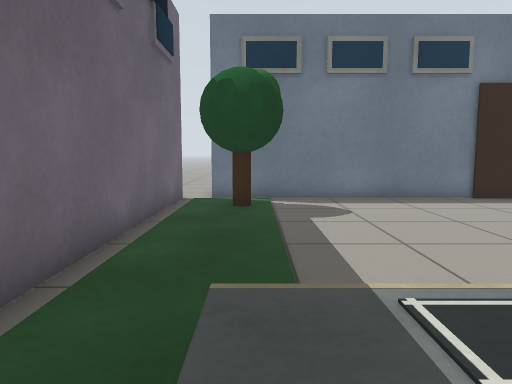
View 1 (above)

15 first-person views from a walk through a robot-simulator world made for Gazebo. The camera is 0.72 m above the floor, tilts 6° down and sees 70° across. The floor is counted in squares, 0.5 m on a side. Each view is taken from the middle of a square. On the plan, view 1 faces up. The plan holds only what a view shows up to about 16 squares ahead; the rest is blank.

View 2
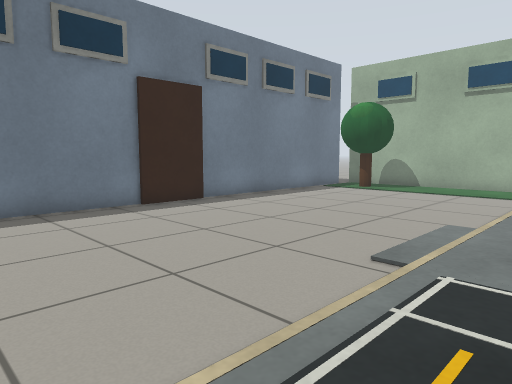

View 3
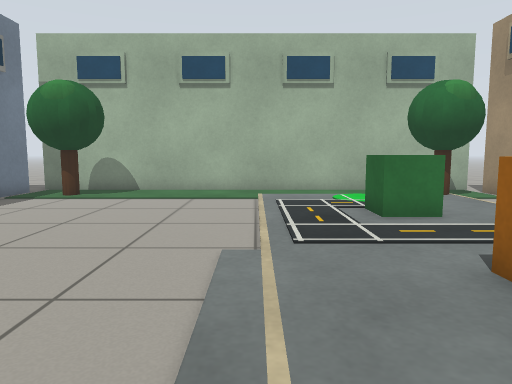

View 4
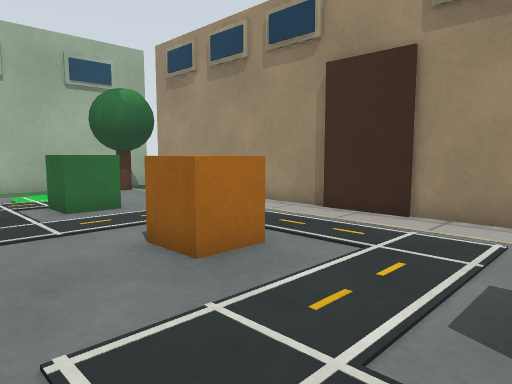

View 5
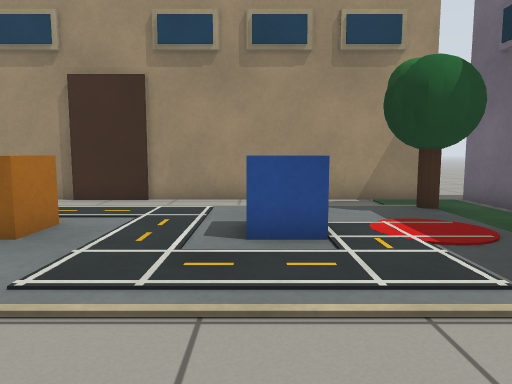

View 6
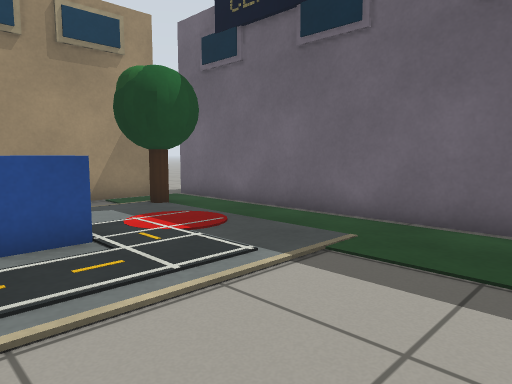

View 7
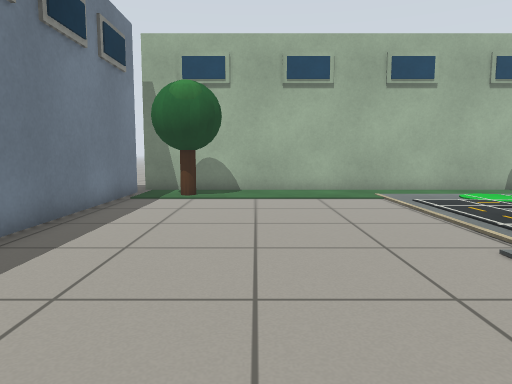

View 8
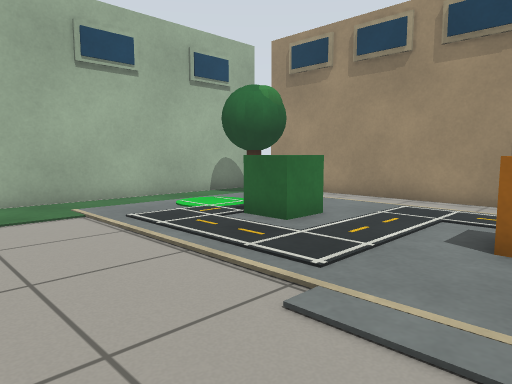

View 9
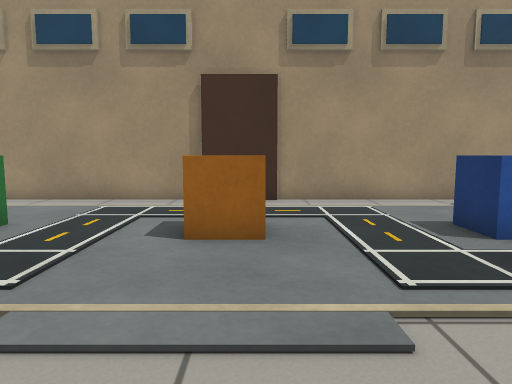

View 10
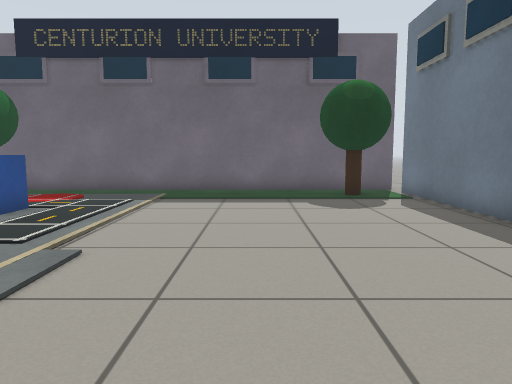

View 11
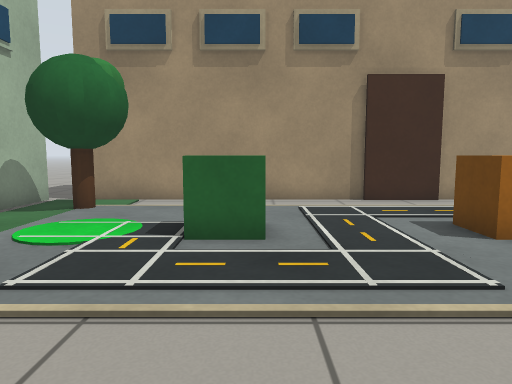

View 12
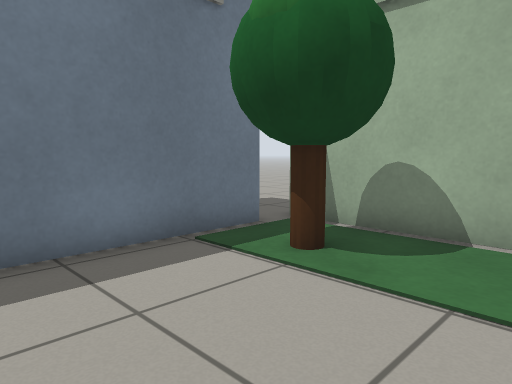

View 13
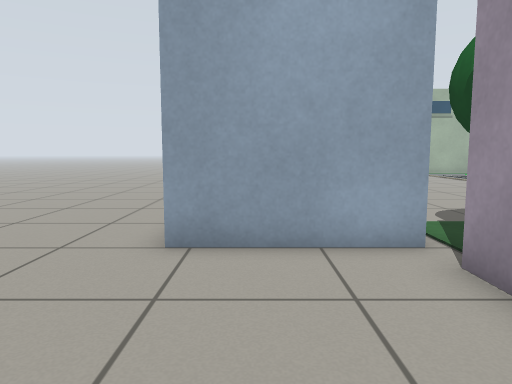

View 14
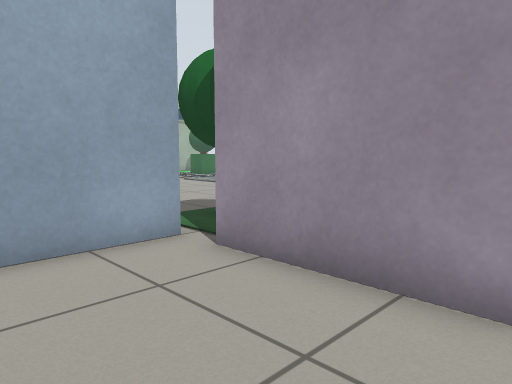

View 15
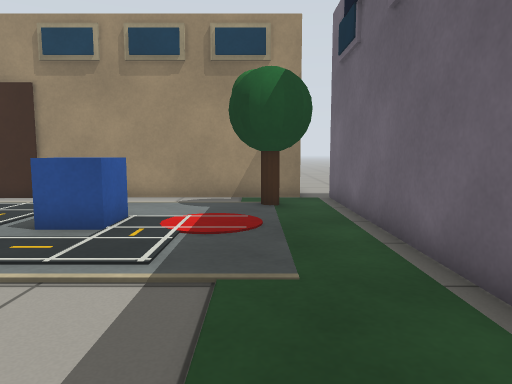

### Floor plan
Points are (right, up) in squares from view 1. A wall is a line through its corners. A room is listed if a view was taken in it or the views show most of it. See-through windows are left out.
Room 1 (views 1, 2, 3, 4, 5, 6, 7, 8, 9, 10, 11, 12, 15)
walls: (7.2, -4.2) (9.8, -4.2); (9.8, 12.2) (7.2, 12.2); (7.5, 12.4) (-1.5, 12.4) (-1.5, 13.6); (9.5, -4.4) (18.5, -4.4); (-1.6, -4.4) (7.5, -4.4); (-2.5, 12.4) (-2.5, -4.5); (18.5, 12.4) (9.8, 12.4); (19.5, -3.5) (19.5, 12.5)
ways out: opening at (-2, 13) to room 2; opening at (-2, -5); opening at (19, -4); opening at (19, 12)
objects: tree (-1, -3) to (1, -1); tree (-1, 9) to (1, 11); blue box (3, 0) to (4, 1); orange box (8, 0) to (9, 1); green box (13, 0) to (14, 1); tree (16, -3) to (18, -1); tree (16, 9) to (18, 11)
Room 2 (views 13, 14)
walls: (-6.5, 12.4) (-2.5, 12.4); (-1.5, 13.6) (-1.5, 16.5)
ways out: opening at (-2, 13) to room 1; opening at (-1, 17.5)

Where each view was taken, in squares from view 1:
view 1: 0 up, 0 right, facing up
view 2: 2 up, 2 right, facing up-right
view 3: 4 up, 5 right, facing right
view 4: 4 up, 4 right, facing down-right
view 5: 7 up, 4 right, facing down
view 6: 7 up, 5 right, facing down-left
view 7: 8 up, 5 right, facing right
view 8: 7 up, 8 right, facing down-right
view 9: 7 up, 8 right, facing down
view 10: 7 up, 12 right, facing left
view 11: 7 up, 13 right, facing down
view 12: 7 up, 13 right, facing up-right
view 13: 15 up, 7 left, facing right
view 14: 16 up, 7 left, facing down-right
view 15: 8 up, 0 right, facing down
